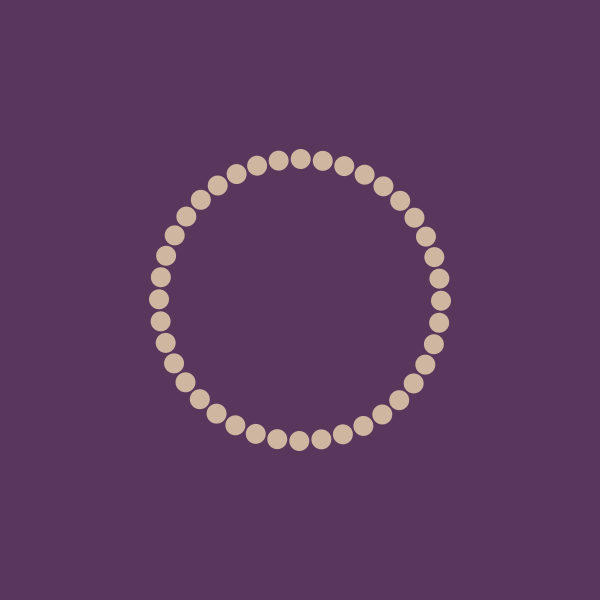
Frame 1 (no input)
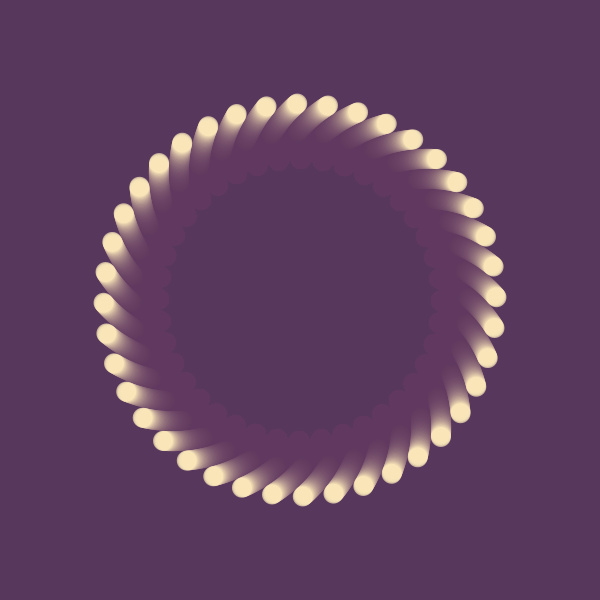
Frame 60 (the mouse pressed at the canvas centre just before this capture)
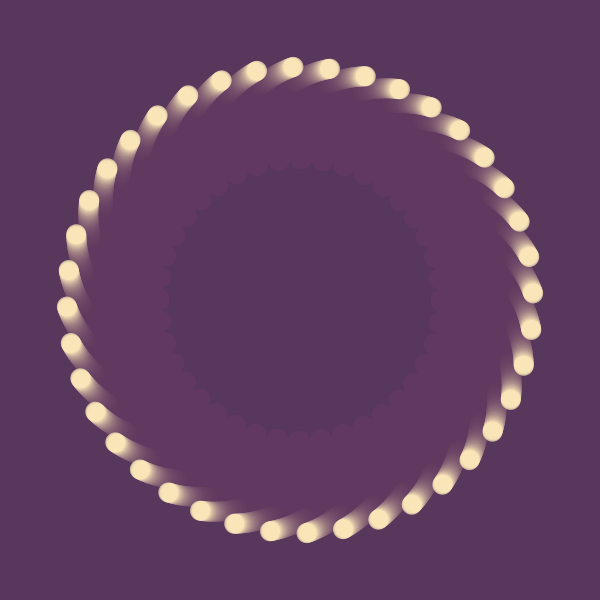
Frame 120 (the mouse held since frame 60 and released just before this capture)

The Processing sketch that drew these frames (run headless with seeded random() and noise(); from frame 60 on, the mouse is pressed at the canvas centre):

// Processing sketch: processing_175387
// ── processing_175387.pde

void setup ()
{
  size (600, 600);
  smooth();
  background (#57385c);
}

void draw ()
{
  // hintergrund
  fill (#57385c, 25);
  noStroke();
  rect(0, 0, width, height);

  // wie viele  Kreise sollen gezeichnet werden? -----------------------
  int numberOfElements = 40;

  // wie groÃ� sollen die AbstÃ¤nde zwischen den Kreisen sein?-------------------
  float angleSteps = TWO_PI / numberOfElements;
  float startAngle = (float) frameCount / 200;

  int i = 0;

  while (i < numberOfElements)
  {

    // Berechnung -----------------------
    
    float r = 140 + sin((float) frameCount /100) * 100;
    float angle = startAngle + angleSteps * i;
    float x = width/2 + cos (angle)*r;
    float y = height/2 + sin (angle)*r;

    // Kreis zeichnen ---------------------------------

    fill (#ffedbc, 180);
    noStroke();
    ellipse (x, y, 20, 20);

    // zÃ¤hlvariable erhÃ¶hen----------------------------------

    i = i + 1;
  }
}
